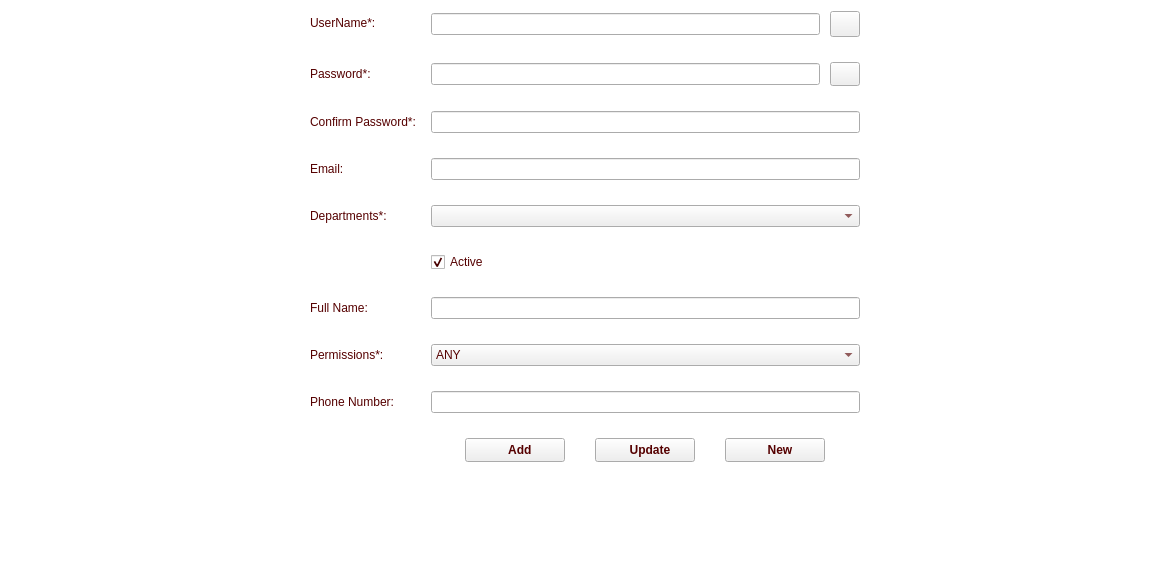
<?xml version="1.0" encoding="UTF-8"?>
<ui version="4.0">
 <class>CreateUser</class>
 <widget class="QWidget" name="CreateUser">
  <property name="geometry">
   <rect>
    <x>0</x>
    <y>0</y>
    <width>1170</width>
    <height>570</height>
   </rect>
  </property>
  <property name="palette">
   <palette>
    <active>
     <colorrole role="WindowText">
      <brush brushstyle="SolidPattern">
       <color alpha="255">
        <red>0</red>
        <green>0</green>
        <blue>0</blue>
       </color>
      </brush>
     </colorrole>
     <colorrole role="Button">
      <brush brushstyle="SolidPattern">
       <color alpha="255">
        <red>255</red>
        <green>255</green>
        <blue>255</blue>
       </color>
      </brush>
     </colorrole>
     <colorrole role="Light">
      <brush brushstyle="SolidPattern">
       <color alpha="255">
        <red>255</red>
        <green>255</green>
        <blue>255</blue>
       </color>
      </brush>
     </colorrole>
     <colorrole role="Midlight">
      <brush brushstyle="SolidPattern">
       <color alpha="255">
        <red>255</red>
        <green>255</green>
        <blue>255</blue>
       </color>
      </brush>
     </colorrole>
     <colorrole role="Dark">
      <brush brushstyle="SolidPattern">
       <color alpha="255">
        <red>127</red>
        <green>127</green>
        <blue>127</blue>
       </color>
      </brush>
     </colorrole>
     <colorrole role="Mid">
      <brush brushstyle="SolidPattern">
       <color alpha="255">
        <red>170</red>
        <green>170</green>
        <blue>170</blue>
       </color>
      </brush>
     </colorrole>
     <colorrole role="Text">
      <brush brushstyle="SolidPattern">
       <color alpha="255">
        <red>0</red>
        <green>0</green>
        <blue>0</blue>
       </color>
      </brush>
     </colorrole>
     <colorrole role="BrightText">
      <brush brushstyle="SolidPattern">
       <color alpha="255">
        <red>255</red>
        <green>255</green>
        <blue>255</blue>
       </color>
      </brush>
     </colorrole>
     <colorrole role="ButtonText">
      <brush brushstyle="SolidPattern">
       <color alpha="255">
        <red>0</red>
        <green>0</green>
        <blue>0</blue>
       </color>
      </brush>
     </colorrole>
     <colorrole role="Base">
      <brush brushstyle="SolidPattern">
       <color alpha="255">
        <red>255</red>
        <green>255</green>
        <blue>255</blue>
       </color>
      </brush>
     </colorrole>
     <colorrole role="Window">
      <brush brushstyle="SolidPattern">
       <color alpha="255">
        <red>255</red>
        <green>255</green>
        <blue>255</blue>
       </color>
      </brush>
     </colorrole>
     <colorrole role="Shadow">
      <brush brushstyle="SolidPattern">
       <color alpha="255">
        <red>0</red>
        <green>0</green>
        <blue>0</blue>
       </color>
      </brush>
     </colorrole>
     <colorrole role="AlternateBase">
      <brush brushstyle="SolidPattern">
       <color alpha="255">
        <red>255</red>
        <green>255</green>
        <blue>255</blue>
       </color>
      </brush>
     </colorrole>
     <colorrole role="ToolTipBase">
      <brush brushstyle="SolidPattern">
       <color alpha="255">
        <red>255</red>
        <green>255</green>
        <blue>220</blue>
       </color>
      </brush>
     </colorrole>
     <colorrole role="ToolTipText">
      <brush brushstyle="SolidPattern">
       <color alpha="255">
        <red>0</red>
        <green>0</green>
        <blue>0</blue>
       </color>
      </brush>
     </colorrole>
     <colorrole role="PlaceholderText">
      <brush brushstyle="SolidPattern">
       <color alpha="127">
        <red>0</red>
        <green>0</green>
        <blue>0</blue>
       </color>
      </brush>
     </colorrole>
     <colorrole role="Accent">
      <brush brushstyle="SolidPattern">
       <color alpha="255">
        <red>255</red>
        <green>255</green>
        <blue>255</blue>
       </color>
      </brush>
     </colorrole>
    </active>
    <inactive>
     <colorrole role="WindowText">
      <brush brushstyle="SolidPattern">
       <color alpha="255">
        <red>0</red>
        <green>0</green>
        <blue>0</blue>
       </color>
      </brush>
     </colorrole>
     <colorrole role="Button">
      <brush brushstyle="SolidPattern">
       <color alpha="255">
        <red>255</red>
        <green>255</green>
        <blue>255</blue>
       </color>
      </brush>
     </colorrole>
     <colorrole role="Light">
      <brush brushstyle="SolidPattern">
       <color alpha="255">
        <red>255</red>
        <green>255</green>
        <blue>255</blue>
       </color>
      </brush>
     </colorrole>
     <colorrole role="Midlight">
      <brush brushstyle="SolidPattern">
       <color alpha="255">
        <red>255</red>
        <green>255</green>
        <blue>255</blue>
       </color>
      </brush>
     </colorrole>
     <colorrole role="Dark">
      <brush brushstyle="SolidPattern">
       <color alpha="255">
        <red>127</red>
        <green>127</green>
        <blue>127</blue>
       </color>
      </brush>
     </colorrole>
     <colorrole role="Mid">
      <brush brushstyle="SolidPattern">
       <color alpha="255">
        <red>170</red>
        <green>170</green>
        <blue>170</blue>
       </color>
      </brush>
     </colorrole>
     <colorrole role="Text">
      <brush brushstyle="SolidPattern">
       <color alpha="255">
        <red>0</red>
        <green>0</green>
        <blue>0</blue>
       </color>
      </brush>
     </colorrole>
     <colorrole role="BrightText">
      <brush brushstyle="SolidPattern">
       <color alpha="255">
        <red>255</red>
        <green>255</green>
        <blue>255</blue>
       </color>
      </brush>
     </colorrole>
     <colorrole role="ButtonText">
      <brush brushstyle="SolidPattern">
       <color alpha="255">
        <red>0</red>
        <green>0</green>
        <blue>0</blue>
       </color>
      </brush>
     </colorrole>
     <colorrole role="Base">
      <brush brushstyle="SolidPattern">
       <color alpha="255">
        <red>255</red>
        <green>255</green>
        <blue>255</blue>
       </color>
      </brush>
     </colorrole>
     <colorrole role="Window">
      <brush brushstyle="SolidPattern">
       <color alpha="255">
        <red>255</red>
        <green>255</green>
        <blue>255</blue>
       </color>
      </brush>
     </colorrole>
     <colorrole role="Shadow">
      <brush brushstyle="SolidPattern">
       <color alpha="255">
        <red>0</red>
        <green>0</green>
        <blue>0</blue>
       </color>
      </brush>
     </colorrole>
     <colorrole role="AlternateBase">
      <brush brushstyle="SolidPattern">
       <color alpha="255">
        <red>255</red>
        <green>255</green>
        <blue>255</blue>
       </color>
      </brush>
     </colorrole>
     <colorrole role="ToolTipBase">
      <brush brushstyle="SolidPattern">
       <color alpha="255">
        <red>255</red>
        <green>255</green>
        <blue>220</blue>
       </color>
      </brush>
     </colorrole>
     <colorrole role="ToolTipText">
      <brush brushstyle="SolidPattern">
       <color alpha="255">
        <red>0</red>
        <green>0</green>
        <blue>0</blue>
       </color>
      </brush>
     </colorrole>
     <colorrole role="PlaceholderText">
      <brush brushstyle="SolidPattern">
       <color alpha="127">
        <red>0</red>
        <green>0</green>
        <blue>0</blue>
       </color>
      </brush>
     </colorrole>
     <colorrole role="Accent">
      <brush brushstyle="SolidPattern">
       <color alpha="255">
        <red>255</red>
        <green>255</green>
        <blue>255</blue>
       </color>
      </brush>
     </colorrole>
    </inactive>
    <disabled>
     <colorrole role="WindowText">
      <brush brushstyle="SolidPattern">
       <color alpha="255">
        <red>127</red>
        <green>127</green>
        <blue>127</blue>
       </color>
      </brush>
     </colorrole>
     <colorrole role="Button">
      <brush brushstyle="SolidPattern">
       <color alpha="255">
        <red>255</red>
        <green>255</green>
        <blue>255</blue>
       </color>
      </brush>
     </colorrole>
     <colorrole role="Light">
      <brush brushstyle="SolidPattern">
       <color alpha="255">
        <red>255</red>
        <green>255</green>
        <blue>255</blue>
       </color>
      </brush>
     </colorrole>
     <colorrole role="Midlight">
      <brush brushstyle="SolidPattern">
       <color alpha="255">
        <red>255</red>
        <green>255</green>
        <blue>255</blue>
       </color>
      </brush>
     </colorrole>
     <colorrole role="Dark">
      <brush brushstyle="SolidPattern">
       <color alpha="255">
        <red>127</red>
        <green>127</green>
        <blue>127</blue>
       </color>
      </brush>
     </colorrole>
     <colorrole role="Mid">
      <brush brushstyle="SolidPattern">
       <color alpha="255">
        <red>170</red>
        <green>170</green>
        <blue>170</blue>
       </color>
      </brush>
     </colorrole>
     <colorrole role="Text">
      <brush brushstyle="SolidPattern">
       <color alpha="255">
        <red>127</red>
        <green>127</green>
        <blue>127</blue>
       </color>
      </brush>
     </colorrole>
     <colorrole role="BrightText">
      <brush brushstyle="SolidPattern">
       <color alpha="255">
        <red>255</red>
        <green>255</green>
        <blue>255</blue>
       </color>
      </brush>
     </colorrole>
     <colorrole role="ButtonText">
      <brush brushstyle="SolidPattern">
       <color alpha="255">
        <red>127</red>
        <green>127</green>
        <blue>127</blue>
       </color>
      </brush>
     </colorrole>
     <colorrole role="Base">
      <brush brushstyle="SolidPattern">
       <color alpha="255">
        <red>255</red>
        <green>255</green>
        <blue>255</blue>
       </color>
      </brush>
     </colorrole>
     <colorrole role="Window">
      <brush brushstyle="SolidPattern">
       <color alpha="255">
        <red>255</red>
        <green>255</green>
        <blue>255</blue>
       </color>
      </brush>
     </colorrole>
     <colorrole role="Shadow">
      <brush brushstyle="SolidPattern">
       <color alpha="255">
        <red>0</red>
        <green>0</green>
        <blue>0</blue>
       </color>
      </brush>
     </colorrole>
     <colorrole role="AlternateBase">
      <brush brushstyle="SolidPattern">
       <color alpha="255">
        <red>255</red>
        <green>255</green>
        <blue>255</blue>
       </color>
      </brush>
     </colorrole>
     <colorrole role="ToolTipBase">
      <brush brushstyle="SolidPattern">
       <color alpha="255">
        <red>255</red>
        <green>255</green>
        <blue>220</blue>
       </color>
      </brush>
     </colorrole>
     <colorrole role="ToolTipText">
      <brush brushstyle="SolidPattern">
       <color alpha="255">
        <red>0</red>
        <green>0</green>
        <blue>0</blue>
       </color>
      </brush>
     </colorrole>
     <colorrole role="PlaceholderText">
      <brush brushstyle="SolidPattern">
       <color alpha="127">
        <red>127</red>
        <green>127</green>
        <blue>127</blue>
       </color>
      </brush>
     </colorrole>
     <colorrole role="Accent">
      <brush brushstyle="SolidPattern">
       <color alpha="255">
        <red>255</red>
        <green>255</green>
        <blue>255</blue>
       </color>
      </brush>
     </colorrole>
    </disabled>
   </palette>
  </property>
  <property name="windowTitle">
   <string>Form</string>
  </property>
  <property name="styleSheet">
   <string notr="true">color: rgb(85, 0, 0);</string>
  </property>
  <layout class="QHBoxLayout" name="horizontalLayout_2">
   <item>
    <spacer name="horizontalSpacer_2">
     <property name="orientation">
      <enum>Qt::Horizontal</enum>
     </property>
     <property name="sizeHint" stdset="0">
      <size>
       <width>292</width>
       <height>20</height>
      </size>
     </property>
    </spacer>
   </item>
   <item>
    <widget class="QWidget" name="widget" native="true">
     <property name="minimumSize">
      <size>
       <width>550</width>
       <height>0</height>
      </size>
     </property>
     <property name="maximumSize">
      <size>
       <width>550</width>
       <height>16777215</height>
      </size>
     </property>
     <layout class="QFormLayout" name="formLayout">
      <property name="horizontalSpacing">
       <number>15</number>
      </property>
      <property name="verticalSpacing">
       <number>25</number>
      </property>
      <property name="leftMargin">
       <number>0</number>
      </property>
      <property name="topMargin">
       <number>0</number>
      </property>
      <property name="rightMargin">
       <number>0</number>
      </property>
      <property name="bottomMargin">
       <number>0</number>
      </property>
      <item row="0" column="0">
       <widget class="QLabel" name="label">
        <property name="text">
         <string>UserName*:</string>
        </property>
       </widget>
      </item>
      <item row="0" column="1">
       <layout class="QHBoxLayout" name="horizontalLayout_3">
        <property name="spacing">
         <number>10</number>
        </property>
        <item>
         <widget class="QLineEdit" name="leUserName"/>
        </item>
        <item>
         <widget class="QPushButton" name="btnSearch">
          <property name="minimumSize">
           <size>
            <width>30</width>
            <height>26</height>
           </size>
          </property>
          <property name="maximumSize">
           <size>
            <width>30</width>
            <height>26</height>
           </size>
          </property>
          <property name="text">
           <string/>
          </property>
          <property name="icon">
           <iconset resource="images.qrc">
            <normaloff>:/images/images/gnome-search-tool.png</normaloff>:/images/images/gnome-search-tool.png</iconset>
          </property>
          <property name="iconSize">
           <size>
            <width>18</width>
            <height>18</height>
           </size>
          </property>
         </widget>
        </item>
       </layout>
      </item>
      <item row="1" column="0">
       <widget class="QLabel" name="label_2">
        <property name="text">
         <string>Password*:</string>
        </property>
       </widget>
      </item>
      <item row="1" column="1">
       <layout class="QHBoxLayout" name="horizontalLayout_4">
        <property name="spacing">
         <number>10</number>
        </property>
        <item>
         <widget class="QLineEdit" name="lePassword">
          <property name="echoMode">
           <enum>QLineEdit::Password</enum>
          </property>
         </widget>
        </item>
        <item>
         <widget class="QPushButton" name="btnChangePassword">
          <property name="minimumSize">
           <size>
            <width>30</width>
            <height>24</height>
           </size>
          </property>
          <property name="maximumSize">
           <size>
            <width>30</width>
            <height>24</height>
           </size>
          </property>
          <property name="text">
           <string/>
          </property>
          <property name="icon">
           <iconset resource="images.qrc">
            <normaloff>:/images/images/create.png</normaloff>:/images/images/create.png</iconset>
          </property>
         </widget>
        </item>
       </layout>
      </item>
      <item row="2" column="0">
       <widget class="QLabel" name="label_3">
        <property name="text">
         <string>Confirm Password*:</string>
        </property>
       </widget>
      </item>
      <item row="2" column="1">
       <widget class="QLineEdit" name="lePasswordConfirm">
        <property name="echoMode">
         <enum>QLineEdit::Password</enum>
        </property>
       </widget>
      </item>
      <item row="3" column="0">
       <widget class="QLabel" name="label_4">
        <property name="text">
         <string>Email:</string>
        </property>
       </widget>
      </item>
      <item row="3" column="1">
       <widget class="QLineEdit" name="leEmail"/>
      </item>
      <item row="4" column="0">
       <widget class="QLabel" name="label_5">
        <property name="text">
         <string>Departments*:</string>
        </property>
       </widget>
      </item>
      <item row="4" column="1">
       <widget class="QComboBox" name="cbbDept"/>
      </item>
      <item row="5" column="0">
       <spacer name="horizontalSpacer">
        <property name="orientation">
         <enum>Qt::Horizontal</enum>
        </property>
        <property name="sizeHint" stdset="0">
         <size>
          <width>40</width>
          <height>20</height>
         </size>
        </property>
       </spacer>
      </item>
      <item row="5" column="1">
       <widget class="QCheckBox" name="cbActive">
        <property name="text">
         <string>Active</string>
        </property>
        <property name="checked">
         <bool>true</bool>
        </property>
       </widget>
      </item>
      <item row="6" column="0">
       <widget class="QLabel" name="label_7">
        <property name="text">
         <string>Full Name:</string>
        </property>
       </widget>
      </item>
      <item row="6" column="1">
       <widget class="QLineEdit" name="leFullName"/>
      </item>
      <item row="7" column="0">
       <widget class="QLabel" name="label_8">
        <property name="text">
         <string>Permissions*:</string>
        </property>
       </widget>
      </item>
      <item row="7" column="1">
       <widget class="QComboBox" name="cbbPermission">
        <item>
         <property name="text">
          <string>ANY</string>
         </property>
        </item>
        <item>
         <property name="text">
          <string>GROUP</string>
         </property>
        </item>
        <item>
         <property name="text">
          <string>ALL</string>
         </property>
        </item>
       </widget>
      </item>
      <item row="8" column="0">
       <widget class="QLabel" name="label_9">
        <property name="text">
         <string>Phone Number:</string>
        </property>
       </widget>
      </item>
      <item row="8" column="1">
       <widget class="QLineEdit" name="lePhoneNumber"/>
      </item>
      <item row="9" column="0">
       <spacer name="horizontalSpacer_4">
        <property name="orientation">
         <enum>Qt::Horizontal</enum>
        </property>
        <property name="sizeHint" stdset="0">
         <size>
          <width>40</width>
          <height>23</height>
         </size>
        </property>
       </spacer>
      </item>
      <item row="9" column="1">
       <layout class="QHBoxLayout" name="horizontalLayout">
        <property name="spacing">
         <number>30</number>
        </property>
        <item>
         <spacer name="horizontalSpacer_5">
          <property name="orientation">
           <enum>Qt::Horizontal</enum>
          </property>
          <property name="sizeHint" stdset="0">
           <size>
            <width>40</width>
            <height>20</height>
           </size>
          </property>
         </spacer>
        </item>
        <item>
         <widget class="QPushButton" name="btnAdd">
          <property name="minimumSize">
           <size>
            <width>100</width>
            <height>24</height>
           </size>
          </property>
          <property name="maximumSize">
           <size>
            <width>100</width>
            <height>24</height>
           </size>
          </property>
          <property name="font">
           <font>
            <bold>true</bold>
           </font>
          </property>
          <property name="text">
           <string>   Add</string>
          </property>
          <property name="icon">
           <iconset resource="images.qrc">
            <normaloff>:/images/images/add.png</normaloff>:/images/images/add.png</iconset>
          </property>
          <property name="iconSize">
           <size>
            <width>18</width>
            <height>18</height>
           </size>
          </property>
         </widget>
        </item>
        <item>
         <widget class="QPushButton" name="btnUpdate">
          <property name="minimumSize">
           <size>
            <width>100</width>
            <height>24</height>
           </size>
          </property>
          <property name="maximumSize">
           <size>
            <width>100</width>
            <height>24</height>
           </size>
          </property>
          <property name="font">
           <font>
            <bold>true</bold>
           </font>
          </property>
          <property name="text">
           <string>   Update</string>
          </property>
          <property name="icon">
           <iconset resource="images.qrc">
            <normaloff>:/images/images/loop.png</normaloff>:/images/images/loop.png</iconset>
          </property>
          <property name="iconSize">
           <size>
            <width>18</width>
            <height>18</height>
           </size>
          </property>
         </widget>
        </item>
        <item>
         <widget class="QPushButton" name="btnNew">
          <property name="minimumSize">
           <size>
            <width>100</width>
            <height>24</height>
           </size>
          </property>
          <property name="maximumSize">
           <size>
            <width>100</width>
            <height>24</height>
           </size>
          </property>
          <property name="font">
           <font>
            <bold>true</bold>
           </font>
          </property>
          <property name="text">
           <string>   New</string>
          </property>
          <property name="icon">
           <iconset resource="images.qrc">
            <normaloff>:/images/images/new-file.png</normaloff>:/images/images/new-file.png</iconset>
          </property>
         </widget>
        </item>
        <item>
         <spacer name="horizontalSpacer_6">
          <property name="orientation">
           <enum>Qt::Horizontal</enum>
          </property>
          <property name="sizeHint" stdset="0">
           <size>
            <width>40</width>
            <height>20</height>
           </size>
          </property>
         </spacer>
        </item>
       </layout>
      </item>
     </layout>
    </widget>
   </item>
   <item>
    <spacer name="horizontalSpacer_3">
     <property name="orientation">
      <enum>Qt::Horizontal</enum>
     </property>
     <property name="sizeHint" stdset="0">
      <size>
       <width>292</width>
       <height>20</height>
      </size>
     </property>
    </spacer>
   </item>
  </layout>
 </widget>
 <resources>
  <include location="images.qrc"/>
 </resources>
 <connections/>
</ui>
